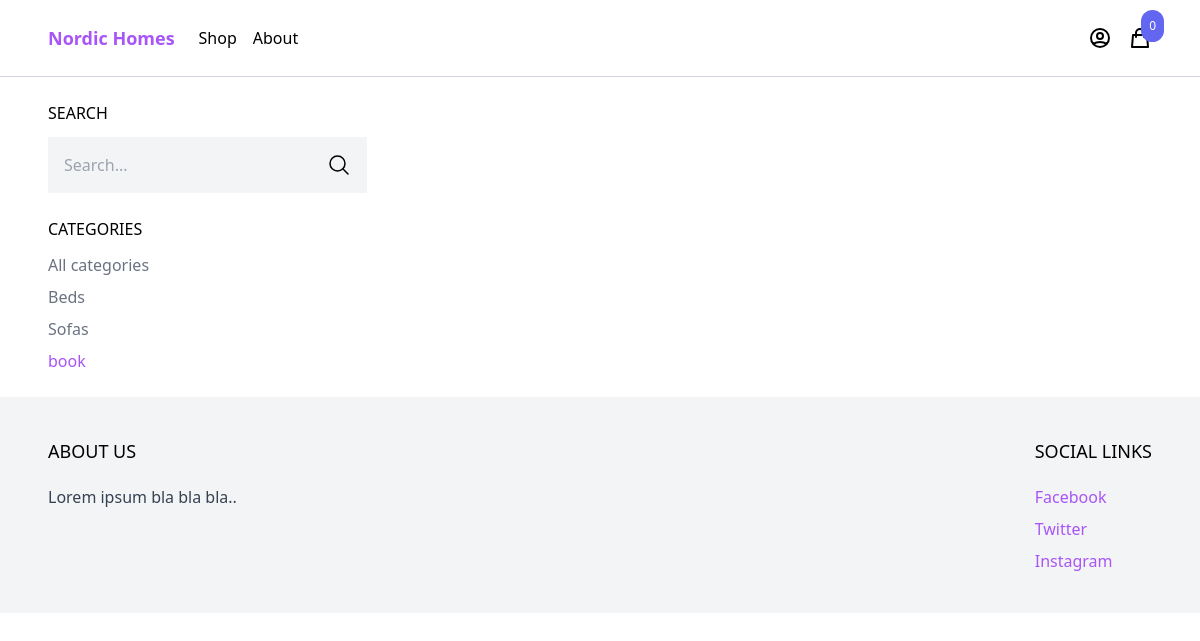
Screenshot of /shop/?category=book with the database file from the repository.
### product/models.py (models this page shows, shortened)
class Category(models.Model):
    name = models.CharField(max_length=255)
    slug = models.SlugField()
    class Meta:
        ordering = ('name',)

### core/views.py (the view)
# urls.py: path('shop/', shop, name='shop'),
def shop(request):
    categories = Category.objects.all()
    products = Product.objects.all()
    active_category = request.GET.get('category', '')
    if active_category:
        products = products.filter(category__slug=active_category)
    query = request.GET.get('query', '')
    if query:
        products = products.filter(Q(name__icontains=query) | Q(description__icontains=query))
    context = {
        'categories': categories,
        'products': products,
        'active_category': active_category
    }
    return render(request, 'core/shop.html', context)

### cart/cart.py (called while the page is built)
    def __len__(self):
        return sum(item['quantity'] for item in self.cart.values())

### cart/context_processors.py (called while the page is built)
def cart(request):
    return {'cart': Cart(request)}

### core/templates/core/shop.html (shortened to what this page needs)
{% extends 'core/base.html' %}
{% block content %}
<div class="max-w-6xl mx-auto flex flex-wrap items-start py-6 px-6 xl:px-8">
    <div class="'filters w-full lg:w-1/4">
        <h3 class="mb-3 text.xl uppercase">Search</h3>
        <form method="get" action=".">
            <div class="flex">
                <input type="text" name="query" class="p-4 bg-gray-100 border-0" placeholder="Search...">
                <button class="p-4 bg-gray-100 border-0">
                    <svg xmlns="http://www.w3.org/2000/svg" fill="none" viewBox="0 0 24 24" stroke-width="1.5" stroke="currentColor" class="w-6 h-6">
                        <path stroke-linecap="round" stroke-linejoin="round" d="m21 21-5.197-5.197m0 0A7.5 7.5 0 1 0 5.196 5.196a7.5 7.5 0 0 0 10.607 10.607Z" />
                    </svg>
                </button>
            </div>
        </form>
        <h3 class="mt-6 mb-3 text.xl uppercase">Categories</h3>
        <ul class="space-y-2">
            <li><a href="{%  url 'shop' %}" class="{% if not active_category %}text-purple-500 {% else %}text-gray-500 {% endif %}">All categories</a></li>
            {%  for category in categories  %}
            <li><a href="{%  url 'shop' %}?category={{ category.slug }}" class="{% if category.slug == active_category %}text-purple-500{% else %}text-gray-500{% endif %}">{{category.name}}</a></li>
            {% endfor %}
        </ul>
    </div>
{% endblock %}

### rows the page displays
Category: name "Beds"
Category: name "Sofas"
Category: name "book"

### other values shown
{{ cart|length }} "0"
